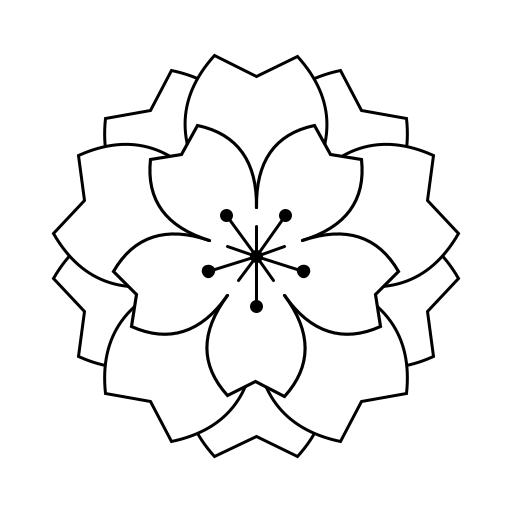
Frame 1 (no input)
Frame 60 (the mouse pressed at the canvas centre just before this capture): identical to frame 1, image omitted
Frame 120 (the mouse held since frame 60 and released just before this capture): identical to frame 1, image omitted

The Processing sketch that drew this single still picture (run headless with seeded random() and noise(); from frame 60 on, the mouse is pressed at the canvas centre):

// Processing sketch: multi_saku
// ── multi_saku.pde
Boolean drawn = false;

PShape outer;

void setup()
{
  size(512, 512);
  background(255);
}

void draw()
{
  if (drawn)
  {
    return;
  }
  drawn = true;
  
  translate(width/2, height/2);
  pushMatrix();
  
  fill(255);
  stroke(0);
  strokeWeight(3);
  
  drawLayer();
  rotate(radians(36));
  drawLayer();
  rotate(radians(36));
  
  scale(0.7f, 0.7f);
  strokeWeight(4.5f);
  drawLayer();
  popMatrix();
  
  fill(0);
  stroke(0);
  strokeWeight(3);
  circle(0, 0, 10);
  for (int i = 0; i < 5; i++)
  {
    line(0, 0, 0, 50);
    circle(0, 50, 10);
    rotate(radians(36));
    line(0, 0, 0, 30);
    rotate(radians(36));
  }
    
  save("out.png");
}

void drawPetal()
{
  float ri = 70;
  float ro = 200;
  float rmy = 180;
  float raw = 100;
  float rav = (ri + ro) / 2;
  float rix = ri * sin(radians(36));
  float riy = ri * cos(radians(36));
  beginShape();
  vertex(-rix, riy);
  quadraticVertex(-raw, rav, -rix, ro);
  vertex(0, rmy);
  vertex(rix, ro);
  quadraticVertex(raw, rav, rix, riy);
  endShape();
}

void drawLayer()
{
  for (int i = 0; i < 5; i++)
  {
    drawPetal();
    rotate(radians(72));
  }
}
